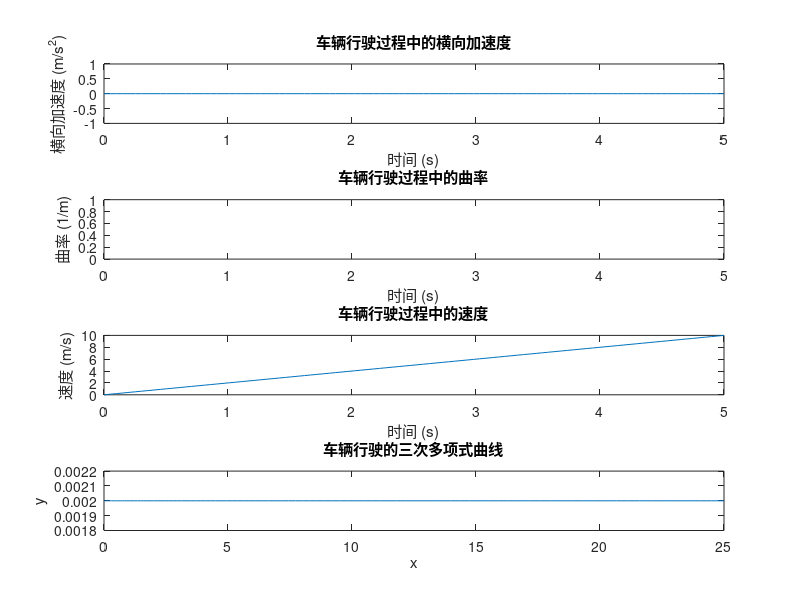

Write MATLAB code to recreate this figure.
% % 已知折线段的坐标
% offsetTarget2CurrentLane = [4, 5, 8]; % 折线段在x坐标系上的坐标
% sSequcence = [10, 20, 30]; % 折线段在y坐标系上的坐标
% 
% % 已知三次多项式的系数
% coefficients = [0.001, 0.002, 0.001, 0.002]; % 三次多项式的系数
% 
% % 计算曲线1的坐标
% x = sSequcence;
% y = offsetTarget2CurrentLane;
% % 计算曲线2的坐标
% x2 = sSequcence(1):0.5:sSequcence(end); % 参数化曲线2
% y2 = polyval(coefficients, x2);
% % 计算交点坐标
% points1 = [x', y'];
% points2 = [x2', y2'];
% % 计算交点坐标
% [xi, yi] = polyxpoly(x, y, x2, y2);
% 
% % 绘制图形
% figure;
% plot(x, y, 'b-o', 'LineWidth', 2); % 曲线1
% hold on;
% plot(x2, y2, 'r-', 'LineWidth', 2); % 曲线2
% scatter(xi, yi, 'k', 'filled'); % 交点
% legend('Curve 1', 'Curve 2', 'Intersection');
% xlabel('X');
% ylabel('Y');
% title('Intersection of Two Curves');


% % 输入三次多项式系数
% coefficients = [0.001, 0.002, 0.001, 0.002]; % 三次多项式的系数
% 
% % 输入起点和终点坐标
% s_0 = 0; % 起点坐标
% instrusionIntoTargetLaneS = 5; % 终点坐标
% % 输入初速度和加速度
% v_0 = 10; % 初速度
% accerlMean = 1; % 加速度
% 
% % 计算曲线长度
% syms x;
% curveLength = int(sqrt(1 + diff(poly2sym(coefficients), x)^2), s_0, instrusionIntoTargetLaneS);
% instrusionIntoTargetLaneLength = double(curveLength);
% % 计算行驶时间
% if accerlMean == 0
%     time = instrusionIntoTargetLaneLength / v_0;
% else
%     time = (-v_0 + sqrt(v_0^2 + 2 * accerlMean * instrusionIntoTargetLaneLength)) / accerlMean;
% end
% % 计算各个时刻下的位移
% checkTimeGap = 0.2; % 时间间隔（秒）
% t = 0:checkTimeGap:time;
% xCoords=zeros(1,length(t));
% yCoords=xCoords;
% displacement=zeros(1,length(t));
% for i=1:1:length(t) % 时间数组
% displacement(i) = s_0 + v_0 * t(i) + 0.5 * accerlMean * t(i).^2; % 位移数组
% 
% % 计算xCoords
% syms x;
% f = poly2sym(coefficients, x);
% df = diff(f);
% integrand = sqrt(1 + df^2);
% xCoords(i) = double(vpasolve(int(integrand, s_0, x) == displacement(i), x));
% 
% % 计算yCoords
% yCoords(i)  = polyval(coefficients, xCoords(i));
% end
% 
% % 输出结果
% instrusionIntoTargetLaneLength % 曲线长度
% time % 行驶时间
% xCoords
% yCoords
% % 生成x坐标范围
% x = linspace(s_0, instrusionIntoTargetLaneS, 100);
% 
% % 计算y坐标
% y = polyval(coefficients, x);
% 
% % 绘制曲线
% plot(x, y, 'LineWidth', 2);
% xlabel('X');
% ylabel('Y');
% title('Three-Degree Polynomial Curve');


% 输入已知量
s_0 = 0;
coefficients = [0.00, 0.00, 0.00, 0.002]; % 三次多项式的系数
% xCoords = [x1, x2, x3, x4]; % x坐标数组
% yCoords = [y1, y2, y3, y4]; % y坐标数组
accerlMean = 2; % 匀加速度
v_0 = 0; % 初速度
tend = 5; % 行驶时间

% 从 coefficients 数组中获取多项式系数
a3 = coefficients(1);
a2 = coefficients(2);
a1 = coefficients(3);
a0 = coefficients(4);

% 计算多项式的导数
p1 = [3*a3, 2*a2, a1];  % 一次导数
p2 = [2*p1(1), p1(2)];  % 二次导数

% 定义车辆行驶过程中的时间数组
t = linspace(0, tend, 100);

% 计算车辆行驶过程中的位置和速度
x = s_0 + v_0*t + 0.5*accerlMean*t.^2;  % 位置
v = v_0 + accerlMean*t;  % 速度

% 计算车辆行驶过程中的曲率半径
r = abs((1 + (p1(1)*x.^2 + p1(2)*x+p1(3)).^2).^1.5) ./ abs(p2(1)*x + p2(2));

% 计算车辆行驶过程中的横向加速度
a_lat = v.^2 ./ r;

% 获取最大横向加速度并输出
max_a_lat = max(a_lat);
disp(['车辆行驶过程中的最大横向加速度为：', num2str(max_a_lat), ' m/s^2']);
% 绘制4次多项式曲线
figure;
subplot(4, 1, 1);
plot(t, a_lat);
xlabel('时间 (s)');
ylabel('横向加速度 (m/s^2)');
title('车辆行驶过程中的横向加速度');

subplot(4, 1, 2);
plot(t, r);
xlabel('时间 (s)');
ylabel('曲率 (1/m)');
title('车辆行驶过程中的曲率');

subplot(4, 1, 3);
plot(t, v);
xlabel('时间 (s)');
ylabel('速度 (m/s)');
title('车辆行驶过程中的速度');

y = a3*x.^3 + a2*x.^2 + a1*x + a0;  % y 坐标

% 绘制车辆行驶的三次多项式曲线
subplot(4, 1, 4);
plot(x, y);
xlabel('x');
ylabel('y');
title('车辆行驶的三次多项式曲线');
